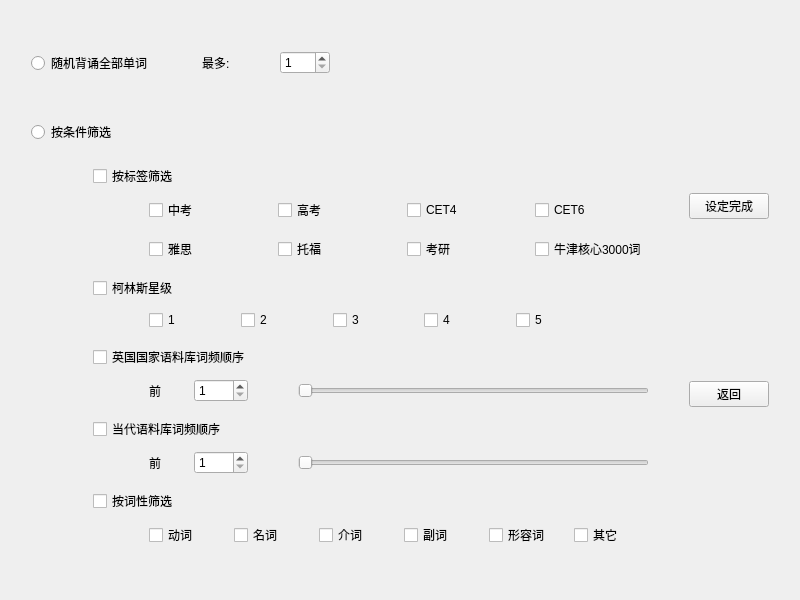
<?xml version="1.0" encoding="UTF-8"?>
<ui version="4.0">
 <class>Option</class>
 <widget class="QWidget" name="Option">
  <property name="geometry">
   <rect>
    <x>0</x>
    <y>0</y>
    <width>800</width>
    <height>600</height>
   </rect>
  </property>
  <property name="windowTitle">
   <string>筛选</string>
  </property>
  <layout class="QHBoxLayout" name="horizontalLayout_13">
   <item>
    <layout class="QHBoxLayout" name="horizontalLayout_12" stretch="8,2">
     <property name="spacing">
      <number>40</number>
     </property>
     <property name="leftMargin">
      <number>20</number>
     </property>
     <property name="topMargin">
      <number>20</number>
     </property>
     <property name="rightMargin">
      <number>20</number>
     </property>
     <property name="bottomMargin">
      <number>20</number>
     </property>
     <item>
      <layout class="QVBoxLayout" name="verticalLayout_9" stretch="3,7">
       <property name="spacing">
        <number>25</number>
       </property>
       <item>
        <layout class="QHBoxLayout" name="horizontalLayout_2" stretch="1,1,3">
         <property name="spacing">
          <number>50</number>
         </property>
         <item>
          <widget class="QRadioButton" name="select_all_randomly_button">
           <property name="text">
            <string>随机背诵全部单词</string>
           </property>
          </widget>
         </item>
         <item>
          <layout class="QHBoxLayout" name="horizontalLayout" stretch="1,1">
           <item>
            <widget class="QLabel" name="info2">
             <property name="text">
              <string>最多:</string>
             </property>
            </widget>
           </item>
           <item>
            <widget class="QSpinBox" name="word_number_spin">
             <property name="minimumSize">
              <size>
               <width>50</width>
               <height>0</height>
              </size>
             </property>
             <property name="minimum">
              <number>1</number>
             </property>
             <property name="maximum">
              <number>999</number>
             </property>
            </widget>
           </item>
          </layout>
         </item>
         <item>
          <spacer name="horizontalSpacer_8">
           <property name="orientation">
            <enum>Qt::Horizontal</enum>
           </property>
           <property name="sizeType">
            <enum>QSizePolicy::Minimum</enum>
           </property>
           <property name="sizeHint" stdset="0">
            <size>
             <width>40</width>
             <height>20</height>
            </size>
           </property>
          </spacer>
         </item>
        </layout>
       </item>
       <item>
        <layout class="QVBoxLayout" name="verticalLayout_8">
         <property name="spacing">
          <number>20</number>
         </property>
         <item>
          <widget class="QRadioButton" name="select_by_condition_button">
           <property name="text">
            <string>按条件筛选</string>
           </property>
          </widget>
         </item>
         <item>
          <layout class="QHBoxLayout" name="horizontalLayout_11" stretch="1,9">
           <item>
            <spacer name="horizontalSpacer_6">
             <property name="orientation">
              <enum>Qt::Horizontal</enum>
             </property>
             <property name="sizeType">
              <enum>QSizePolicy::Minimum</enum>
             </property>
             <property name="sizeHint" stdset="0">
              <size>
               <width>40</width>
               <height>20</height>
              </size>
             </property>
            </spacer>
           </item>
           <item>
            <layout class="QVBoxLayout" name="verticalLayout_7">
             <property name="spacing">
              <number>15</number>
             </property>
             <item>
              <layout class="QVBoxLayout" name="verticalLayout_2">
               <property name="spacing">
                <number>10</number>
               </property>
               <item>
                <widget class="QCheckBox" name="tag_cb">
                 <property name="text">
                  <string>按标签筛选</string>
                 </property>
                </widget>
               </item>
               <item>
                <layout class="QHBoxLayout" name="horizontalLayout_3" stretch="1,9">
                 <item>
                  <spacer name="horizontalSpacer">
                   <property name="orientation">
                    <enum>Qt::Horizontal</enum>
                   </property>
                   <property name="sizeType">
                    <enum>QSizePolicy::Minimum</enum>
                   </property>
                   <property name="sizeHint" stdset="0">
                    <size>
                     <width>40</width>
                     <height>20</height>
                    </size>
                   </property>
                  </spacer>
                 </item>
                 <item>
                  <layout class="QGridLayout" name="gridLayout">
                   <property name="spacing">
                    <number>15</number>
                   </property>
                   <item row="0" column="0">
                    <widget class="QCheckBox" name="zk_cb">
                     <property name="text">
                      <string>中考</string>
                     </property>
                    </widget>
                   </item>
                   <item row="0" column="1">
                    <widget class="QCheckBox" name="gk_cb">
                     <property name="text">
                      <string>高考</string>
                     </property>
                    </widget>
                   </item>
                   <item row="0" column="2">
                    <widget class="QCheckBox" name="cet4_cb">
                     <property name="text">
                      <string>CET4</string>
                     </property>
                    </widget>
                   </item>
                   <item row="0" column="3">
                    <widget class="QCheckBox" name="cet6_cb">
                     <property name="text">
                      <string>CET6</string>
                     </property>
                    </widget>
                   </item>
                   <item row="1" column="0">
                    <widget class="QCheckBox" name="ielts_cb">
                     <property name="text">
                      <string>雅思</string>
                     </property>
                    </widget>
                   </item>
                   <item row="1" column="1">
                    <widget class="QCheckBox" name="toefl_cb">
                     <property name="text">
                      <string>托福</string>
                     </property>
                    </widget>
                   </item>
                   <item row="1" column="2">
                    <widget class="QCheckBox" name="ky_cb">
                     <property name="text">
                      <string>考研</string>
                     </property>
                    </widget>
                   </item>
                   <item row="1" column="3">
                    <widget class="QCheckBox" name="oxford_cb">
                     <property name="text">
                      <string>牛津核心3000词</string>
                     </property>
                    </widget>
                   </item>
                  </layout>
                 </item>
                </layout>
               </item>
              </layout>
             </item>
             <item>
              <layout class="QVBoxLayout" name="verticalLayout_3">
               <property name="spacing">
                <number>10</number>
               </property>
               <item>
                <widget class="QCheckBox" name="collins_cb">
                 <property name="text">
                  <string>柯林斯星级</string>
                 </property>
                </widget>
               </item>
               <item>
                <layout class="QHBoxLayout" name="horizontalLayout_4" stretch="1,8,1">
                 <item>
                  <spacer name="horizontalSpacer_2">
                   <property name="orientation">
                    <enum>Qt::Horizontal</enum>
                   </property>
                   <property name="sizeType">
                    <enum>QSizePolicy::Minimum</enum>
                   </property>
                   <property name="sizeHint" stdset="0">
                    <size>
                     <width>40</width>
                     <height>20</height>
                    </size>
                   </property>
                  </spacer>
                 </item>
                 <item>
                  <layout class="QGridLayout" name="gridLayout_2">
                   <property name="horizontalSpacing">
                    <number>15</number>
                   </property>
                   <item row="0" column="3">
                    <widget class="QCheckBox" name="collins4_cb">
                     <property name="text">
                      <string>4</string>
                     </property>
                    </widget>
                   </item>
                   <item row="0" column="0">
                    <widget class="QCheckBox" name="collins1_cb">
                     <property name="text">
                      <string>1</string>
                     </property>
                    </widget>
                   </item>
                   <item row="0" column="1">
                    <widget class="QCheckBox" name="collins2_cb">
                     <property name="text">
                      <string>2</string>
                     </property>
                    </widget>
                   </item>
                   <item row="0" column="2">
                    <widget class="QCheckBox" name="collins3_cb">
                     <property name="text">
                      <string>3</string>
                     </property>
                    </widget>
                   </item>
                   <item row="0" column="4">
                    <widget class="QCheckBox" name="collins5_cb">
                     <property name="text">
                      <string>5</string>
                     </property>
                    </widget>
                   </item>
                  </layout>
                 </item>
                 <item>
                  <spacer name="horizontalSpacer_7">
                   <property name="orientation">
                    <enum>Qt::Horizontal</enum>
                   </property>
                   <property name="sizeHint" stdset="0">
                    <size>
                     <width>40</width>
                     <height>20</height>
                    </size>
                   </property>
                  </spacer>
                 </item>
                </layout>
               </item>
              </layout>
             </item>
             <item>
              <layout class="QVBoxLayout" name="verticalLayout_4">
               <property name="spacing">
                <number>10</number>
               </property>
               <item>
                <widget class="QCheckBox" name="bnc_cb">
                 <property name="text">
                  <string>英国国家语料库词频顺序</string>
                 </property>
                </widget>
               </item>
               <item>
                <layout class="QHBoxLayout" name="horizontalLayout_6" stretch="1,9">
                 <item>
                  <spacer name="horizontalSpacer_3">
                   <property name="orientation">
                    <enum>Qt::Horizontal</enum>
                   </property>
                   <property name="sizeType">
                    <enum>QSizePolicy::Minimum</enum>
                   </property>
                   <property name="sizeHint" stdset="0">
                    <size>
                     <width>40</width>
                     <height>20</height>
                    </size>
                   </property>
                  </spacer>
                 </item>
                 <item>
                  <layout class="QHBoxLayout" name="horizontalLayout_5" stretch="1,0,0,10">
                   <item>
                    <widget class="QLabel" name="info0">
                     <property name="text">
                      <string>前</string>
                     </property>
                    </widget>
                   </item>
                   <item>
                    <widget class="QSpinBox" name="bnc_spin">
                     <property name="minimum">
                      <number>1</number>
                     </property>
                     <property name="maximum">
                      <number>1000</number>
                     </property>
                    </widget>
                   </item>
                   <item>
                    <spacer name="horizontalSpacer_9">
                     <property name="orientation">
                      <enum>Qt::Horizontal</enum>
                     </property>
                     <property name="sizeType">
                      <enum>QSizePolicy::Minimum</enum>
                     </property>
                     <property name="sizeHint" stdset="0">
                      <size>
                       <width>40</width>
                       <height>20</height>
                      </size>
                     </property>
                    </spacer>
                   </item>
                   <item>
                    <widget class="QSlider" name="bnc_slider">
                     <property name="minimum">
                      <number>1</number>
                     </property>
                     <property name="maximum">
                      <number>1000</number>
                     </property>
                     <property name="orientation">
                      <enum>Qt::Horizontal</enum>
                     </property>
                    </widget>
                   </item>
                  </layout>
                 </item>
                </layout>
               </item>
              </layout>
             </item>
             <item>
              <layout class="QVBoxLayout" name="verticalLayout_5">
               <property name="spacing">
                <number>10</number>
               </property>
               <item>
                <widget class="QCheckBox" name="frq_cb">
                 <property name="text">
                  <string>当代语料库词频顺序</string>
                 </property>
                </widget>
               </item>
               <item>
                <layout class="QHBoxLayout" name="horizontalLayout_8" stretch="1,9">
                 <item>
                  <spacer name="horizontalSpacer_4">
                   <property name="orientation">
                    <enum>Qt::Horizontal</enum>
                   </property>
                   <property name="sizeType">
                    <enum>QSizePolicy::Minimum</enum>
                   </property>
                   <property name="sizeHint" stdset="0">
                    <size>
                     <width>40</width>
                     <height>20</height>
                    </size>
                   </property>
                  </spacer>
                 </item>
                 <item>
                  <layout class="QHBoxLayout" name="horizontalLayout_7" stretch="1,0,0,10">
                   <item>
                    <widget class="QLabel" name="info1">
                     <property name="text">
                      <string>前</string>
                     </property>
                    </widget>
                   </item>
                   <item>
                    <widget class="QSpinBox" name="frq_spin">
                     <property name="minimum">
                      <number>1</number>
                     </property>
                     <property name="maximum">
                      <number>1000</number>
                     </property>
                    </widget>
                   </item>
                   <item>
                    <spacer name="horizontalSpacer_10">
                     <property name="orientation">
                      <enum>Qt::Horizontal</enum>
                     </property>
                     <property name="sizeType">
                      <enum>QSizePolicy::Minimum</enum>
                     </property>
                     <property name="sizeHint" stdset="0">
                      <size>
                       <width>40</width>
                       <height>20</height>
                      </size>
                     </property>
                    </spacer>
                   </item>
                   <item>
                    <widget class="QSlider" name="frq_slider">
                     <property name="minimum">
                      <number>1</number>
                     </property>
                     <property name="maximum">
                      <number>1000</number>
                     </property>
                     <property name="orientation">
                      <enum>Qt::Horizontal</enum>
                     </property>
                    </widget>
                   </item>
                  </layout>
                 </item>
                </layout>
               </item>
              </layout>
             </item>
             <item>
              <layout class="QVBoxLayout" name="verticalLayout_6">
               <property name="spacing">
                <number>10</number>
               </property>
               <item>
                <widget class="QCheckBox" name="pos_cb">
                 <property name="text">
                  <string>按词性筛选</string>
                 </property>
                </widget>
               </item>
               <item>
                <layout class="QHBoxLayout" name="horizontalLayout_10" stretch="1,9">
                 <item>
                  <spacer name="horizontalSpacer_5">
                   <property name="orientation">
                    <enum>Qt::Horizontal</enum>
                   </property>
                   <property name="sizeType">
                    <enum>QSizePolicy::Minimum</enum>
                   </property>
                   <property name="sizeHint" stdset="0">
                    <size>
                     <width>40</width>
                     <height>20</height>
                    </size>
                   </property>
                  </spacer>
                 </item>
                 <item>
                  <layout class="QHBoxLayout" name="horizontalLayout_9">
                   <item>
                    <widget class="QCheckBox" name="verb_cb">
                     <property name="text">
                      <string>动词</string>
                     </property>
                    </widget>
                   </item>
                   <item>
                    <widget class="QCheckBox" name="n_cn">
                     <property name="text">
                      <string>名词</string>
                     </property>
                    </widget>
                   </item>
                   <item>
                    <widget class="QCheckBox" name="prep_cb">
                     <property name="text">
                      <string>介词</string>
                     </property>
                    </widget>
                   </item>
                   <item>
                    <widget class="QCheckBox" name="adv_cb">
                     <property name="text">
                      <string>副词</string>
                     </property>
                    </widget>
                   </item>
                   <item>
                    <widget class="QCheckBox" name="adj_cb">
                     <property name="text">
                      <string>形容词</string>
                     </property>
                    </widget>
                   </item>
                   <item>
                    <widget class="QCheckBox" name="other_cb">
                     <property name="text">
                      <string>其它</string>
                     </property>
                    </widget>
                   </item>
                  </layout>
                 </item>
                </layout>
               </item>
              </layout>
             </item>
            </layout>
           </item>
          </layout>
         </item>
        </layout>
       </item>
      </layout>
     </item>
     <item>
      <layout class="QVBoxLayout" name="verticalLayout">
       <property name="spacing">
        <number>0</number>
       </property>
       <item>
        <widget class="QPushButton" name="finish_button">
         <property name="sizePolicy">
          <sizepolicy hsizetype="Fixed" vsizetype="Fixed">
           <horstretch>0</horstretch>
           <verstretch>0</verstretch>
          </sizepolicy>
         </property>
         <property name="text">
          <string>设定完成</string>
         </property>
        </widget>
       </item>
       <item>
        <widget class="QPushButton" name="return_button">
         <property name="sizePolicy">
          <sizepolicy hsizetype="Fixed" vsizetype="Fixed">
           <horstretch>0</horstretch>
           <verstretch>0</verstretch>
          </sizepolicy>
         </property>
         <property name="text">
          <string>返回</string>
         </property>
        </widget>
       </item>
      </layout>
     </item>
    </layout>
   </item>
  </layout>
 </widget>
 <resources/>
 <connections>
  <connection>
   <sender>finish_button</sender>
   <signal>clicked()</signal>
   <receiver>Option</receiver>
   <slot>emit_settings()</slot>
   <hints>
    <hint type="sourcelabel">
     <x>778</x>
     <y>182</y>
    </hint>
    <hint type="destinationlabel">
     <x>797</x>
     <y>179</y>
    </hint>
   </hints>
  </connection>
  <connection>
   <sender>return_button</sender>
   <signal>clicked()</signal>
   <receiver>Option</receiver>
   <slot>return_main()</slot>
   <hints>
    <hint type="sourcelabel">
     <x>778</x>
     <y>350</y>
    </hint>
    <hint type="destinationlabel">
     <x>804</x>
     <y>339</y>
    </hint>
   </hints>
  </connection>
  <connection>
   <sender>bnc_slider</sender>
   <signal>valueChanged(int)</signal>
   <receiver>bnc_spin</receiver>
   <slot>setValue(int)</slot>
   <hints>
    <hint type="sourcelabel">
     <x>317</x>
     <y>352</y>
    </hint>
    <hint type="destinationlabel">
     <x>230</x>
     <y>346</y>
    </hint>
   </hints>
  </connection>
  <connection>
   <sender>bnc_spin</sender>
   <signal>valueChanged(int)</signal>
   <receiver>bnc_slider</receiver>
   <slot>setValue(int)</slot>
   <hints>
    <hint type="sourcelabel">
     <x>233</x>
     <y>356</y>
    </hint>
    <hint type="destinationlabel">
     <x>370</x>
     <y>356</y>
    </hint>
   </hints>
  </connection>
  <connection>
   <sender>frq_slider</sender>
   <signal>valueChanged(int)</signal>
   <receiver>frq_spin</receiver>
   <slot>setValue(int)</slot>
   <hints>
    <hint type="sourcelabel">
     <x>321</x>
     <y>422</y>
    </hint>
    <hint type="destinationlabel">
     <x>240</x>
     <y>419</y>
    </hint>
   </hints>
  </connection>
  <connection>
   <sender>frq_spin</sender>
   <signal>valueChanged(int)</signal>
   <receiver>frq_slider</receiver>
   <slot>setValue(int)</slot>
   <hints>
    <hint type="sourcelabel">
     <x>238</x>
     <y>426</y>
    </hint>
    <hint type="destinationlabel">
     <x>384</x>
     <y>420</y>
    </hint>
   </hints>
  </connection>
 </connections>
 <slots>
  <slot>emit_settings()</slot>
  <slot>return_main()</slot>
  <slot>is_random()</slot>
  <slot>is_condition()</slot>
 </slots>
</ui>
